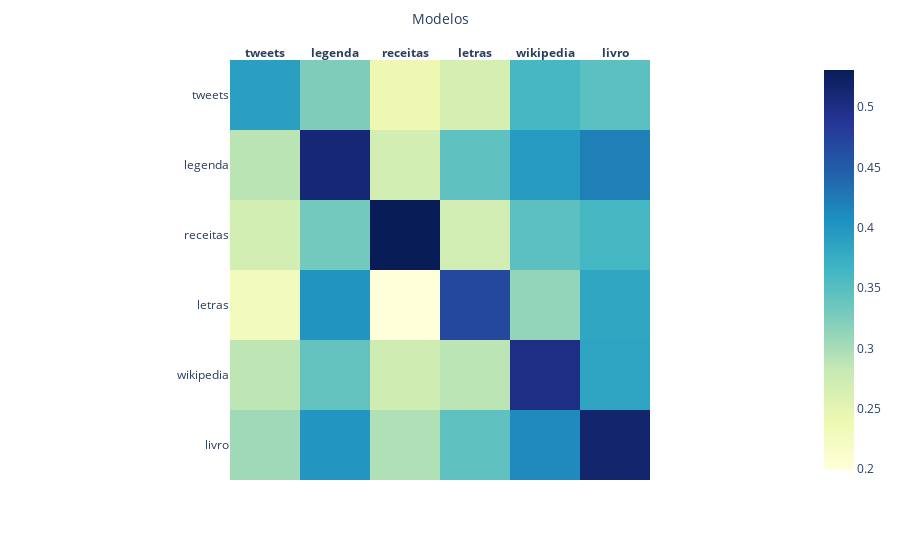

Here is the notebook cell this chart was saved with:
### Code cell
# célula que cria o heatmap para a comparação entre as fontes de texto e modelos
import plotly.express as px
results = []

for font in ["tweets", "legenda", "receitas", "lyrics", "wikipedia", "livro"]:
    sample = get_sample(font, 3000)
    line = get_scores(' '.join(sample))
    results.append(line)

fig = px.imshow(results,
color_continuous_scale='YlGnBu')
fig.update_layout(
        xaxis = dict(
            tickmode = 'array',
            tickvals = [0, 1, 2, 3, 4, 5],
            ticktext = [f"<b>{model}</b>" for model in model_names],
            side = "top",
            title = "Modelos"
        ),
        yaxis = dict(
            tickmode = 'array',
            tickvals = [0, 1, 2, 3, 4, 5],
            ticktext = model_names,
        ),
    )

### Figure 1 — Plotly figure (JSON) as saved in the notebook; plotly's stock layout.template omitted (floating-point values rounded to 4 significant figures)
{"data": [{"coloraxis": "coloraxis", "hovertemplate": "x: %{x}<br>y: %{y}<br>color: %{z}<extra></extra>", "name": "0", "type": "heatmap", "xaxis": "x", "yaxis": "y", "z": [[0.3908, 0.3239, 0.2389, 0.2665, 0.3616, 0.3465], [0.289, 0.511, 0.269, 0.3446, 0.395, 0.4213], [0.2687, 0.3313, 0.5307, 0.2705, 0.3465, 0.3623], [0.2276, 0.4023, 0.1992, 0.4693, 0.3123, 0.3831], [0.2872, 0.3418, 0.2737, 0.2884, 0.4994, 0.3857], [0.3053, 0.4008, 0.296, 0.3449, 0.4118, 0.5165]]}], "layout": {"coloraxis": {"colorscale": [[0, "rgb(255,255,217)"], [0.125, "rgb(237,248,177)"], [0.25, "rgb(199,233,180)"], [0.375, "rgb(127,205,187)"], [0.5, "rgb(65,182,196)"], [0.625, "rgb(29,145,192)"], [0.75, "rgb(34,94,168)"], [0.875, "rgb(37,52,148)"], [1, "rgb(8,29,88)"]]}, "margin": {"t": 60}, "xaxis": {"anchor": "y", "constrain": "domain", "domain": [0, 1], "scaleanchor": "y", "side": "top", "tickmode": "array", "ticktext": ["<b>tweets</b>", "<b>legenda</b>", "<b>receitas</b>", "<b>letras</b>", "<b>wikipedia</b>", "<b>livro</b>"], "tickvals": [0, 1, 2, 3, 4, 5], "title": {"text": "Modelos"}}, "yaxis": {"anchor": "x", "autorange": "reversed", "constrain": "domain", "domain": [0, 1], "tickmode": "array", "ticktext": ["tweets", "legenda", "receitas", "letras", "wikipedia", "livro"], "tickvals": [0, 1, 2, 3, 4, 5]}}}
